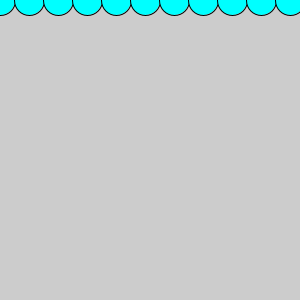
Frame 1 (no input)
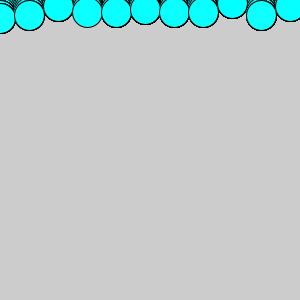
Frame 60 (the mouse pressed at the canvas centre just before this capture)
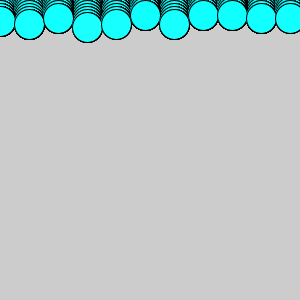
Frame 120 (the mouse held since frame 60 and released just before this capture)

The Processing sketch that drew these frames (run headless with seeded random() and noise(); from frame 60 on, the mouse is pressed at the canvas centre):

// Processing sketch: sketch_02_random
// ── sketch_02_random.pde
// Global vars
float[] balls;

void setup() {
  size(300, 300);
  // Init array
  balls = new float[20];
}

void draw() {
  // Add values from random function
  int index = (int(random(balls.length)));
  // Incremente values
  balls[index] = balls[index] + 3;
  
  int x = 0;
  while(x < balls.length) {
    fill(balls[x], 255, 255);
    ellipse(x*29, balls[x], 30, 30);
    x++;
  }
}
